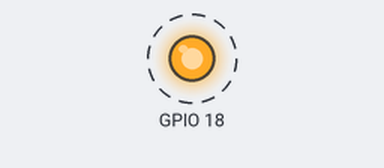
Simulated run of this sketch. Board: ESP32. On the bench: output pins drawn as LEDs (lit = HIGH). Dashed ring = blinking.

Above: at 0.5 s.
Timing chart, 0 to 4.6 s (numbered marks = the images above):
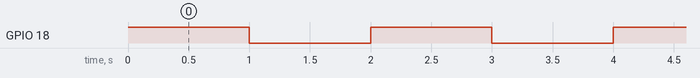

The sketch:

BlinkLEDESP32.ino
```cpp
void setup() {
  // initialize digital pin GPIO18 as an output.
  pinMode(18, OUTPUT);
}

// the loop function runs over and over again forever
void loop() {
  digitalWrite(18, HIGH); // turn the LED on
  delay(1000);             // wait for 500 milliseconds
  digitalWrite(18, LOW);  // turn the LED off
  delay(1000);             // wait for 500 milliseconds
}
```

Measured:
- by itself, GPIO 18: alternates HIGH for 1.0 s and LOW for 1.0 s
